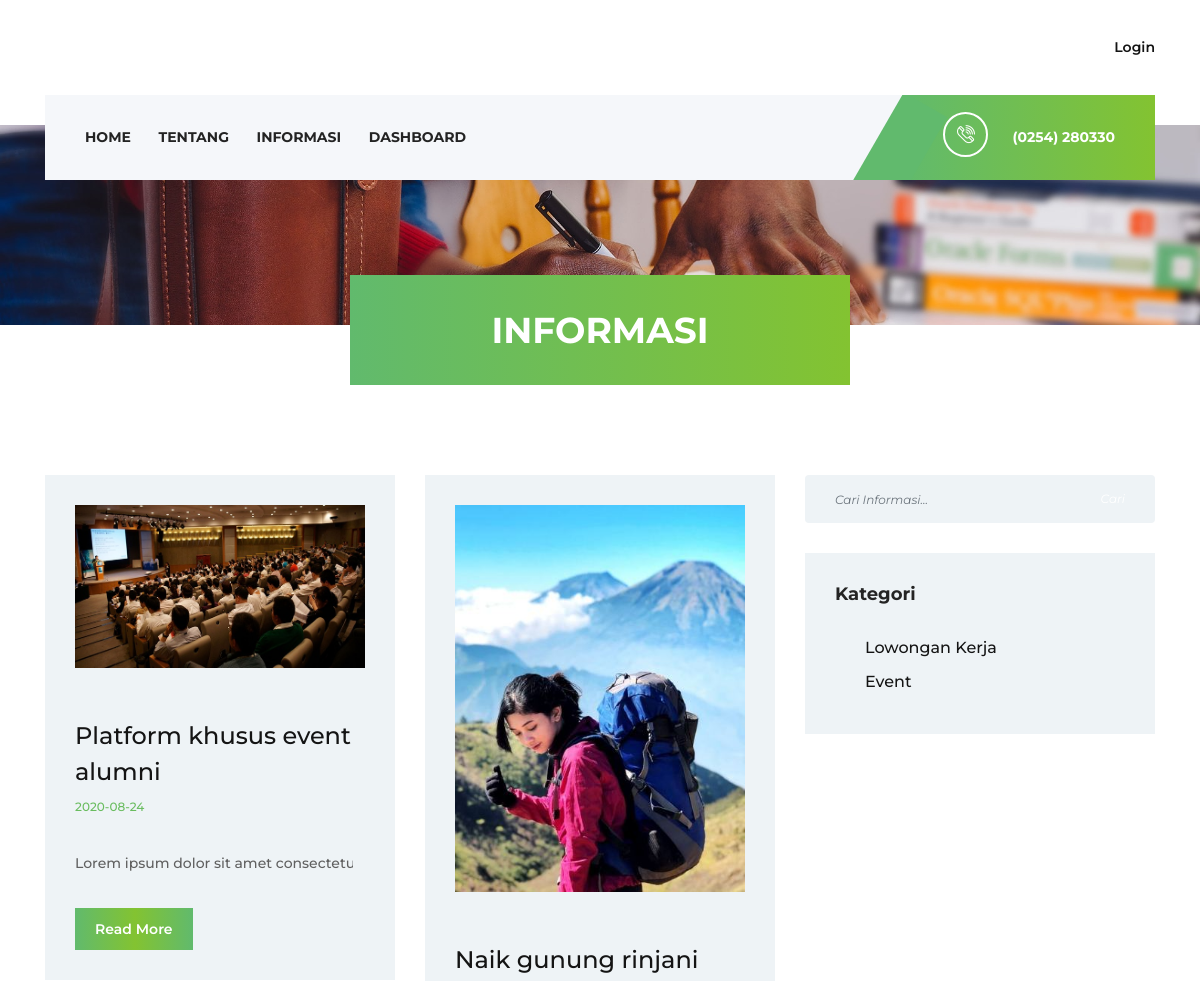
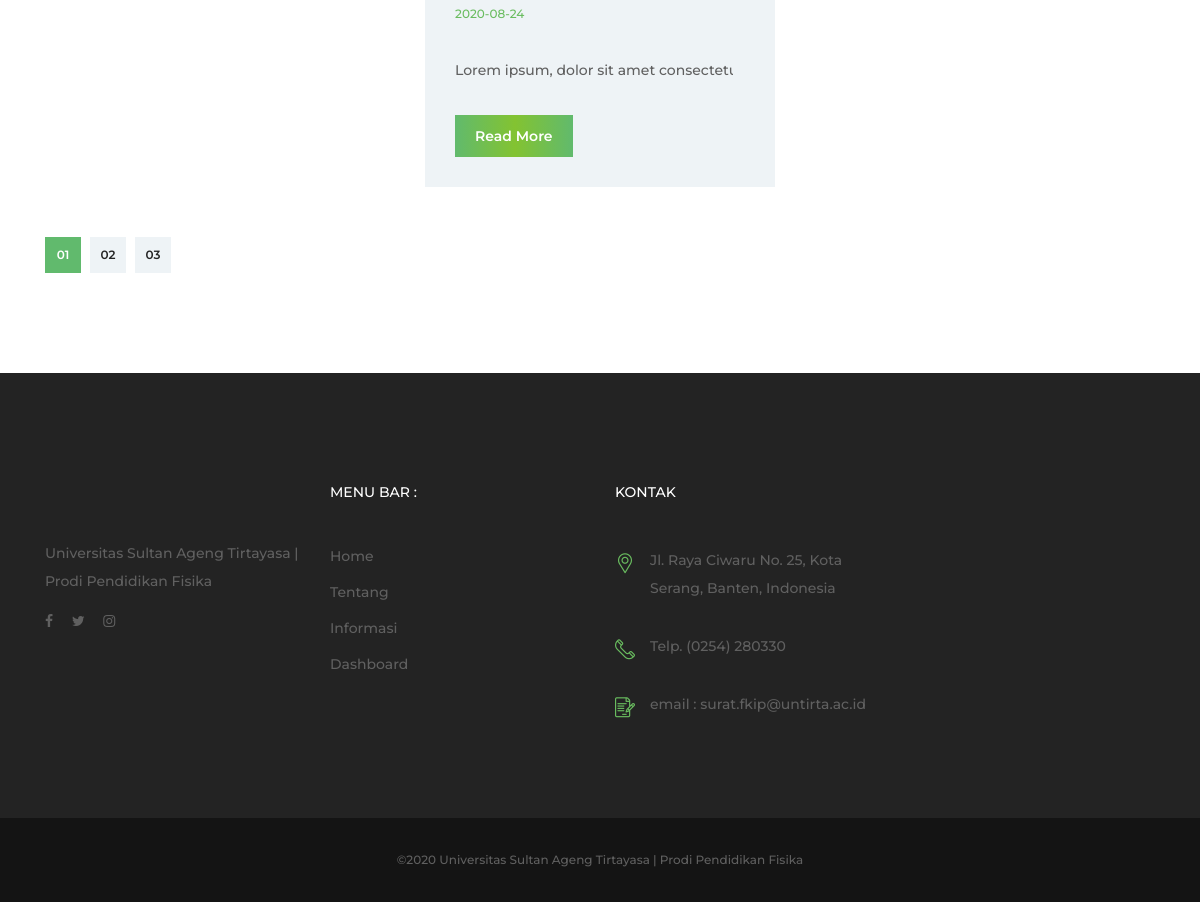
The page /index.php/home/search_event on the database its author committed (2 pictures, top to bottom).
### tables this page shows
CREATE TABLE `event` (
  `id_event` int(11) NOT NULL,
  `nama_event` varchar(125) NOT NULL,
  `judul_event` varchar(125) NOT NULL,
  `deskripsi` text NOT NULL,
  `foto` varchar(125) NOT NULL,
  `tanggal_posting` varchar(125) NOT NULL,
  `id_user` int(11) NOT NULL
);

### application/controllers/Home.php (called while the page is built, shortened)
<?php
class Home extends CI_Controller {
    public function __construct()
    {
        $this->load->model('Model_Home', 'home');
    }
    public function search_event()
    {
        if ($this->input->post('submit')) {
             $data['keyword'] = $this->input->post('keyword');
          } else {
             $data['keyword'] = null;
          }
          $data = [
            'judul' => 'Result search event',
            'event_result' => $this->home->search_event($data['keyword'])
          ];
          $this->load->view('templates/home/header_home', $data);
          $this->load->view('home/search_event', $data);
          $this->load->view('templates/home/footer_home');
    }
}

### index.php (called while the page is built, shortened)
<?php
require_once BASEPATH.'core/CodeIgniter.php';

### application/models/Model_Home.php (called while the page is built, shortened)
<?php
class Model_Home extends CI_Model {
    public function search_event($keyword = null)
    {
	      return $this->db->get('event')->result_array();
    }
}

### application/views/home/search_event.php (the view)
<div class="breadcumb-area bg-img" style="background-image: url(<?= base_url(); ?>assets/img/bg-img/breadcumb.jpg);">
        <div class="bradcumbContent">
            <h2>INFORMASI</h2>
        </div>
    </div>
    <div class="blog-area mt-50 section-padding-100">
        <div class="container">
            <div class="row">
                <div class="col-12 col-md-8">
                    <div class="academy-blog-posts">
                        <div class="row">
                        <?php foreach($event_result as $event): ?>
                            <div class="col-md-6">
                                <div class="single-blog-post mb-50 wow fadeInUp" data-wow-delay="300ms">
                                    <div class="blog-post-thumb mb-50">
                                        <img src="<?= base_url('assets/img/event/') . $event['foto'] ?>" alt="">
                                    </div>
                                    <a href="<?= base_url(); ?>" class="post-title"><?= $event['judul_event'] ?></a>
                                    <div class="post-meta">
                                        <p><?= $event['tanggal_posting'] ?></p>
                                    </div>
                                    <div class="row">
                                      <div class="col-11 text-truncate" >
                                       <p><?= $event['deskripsi'] ?></p>
                                      </div>
                                    </div>
                                    <a href="<?= base_url(); ?>home/blog" class="btn academy-btn btn-sm mt-15">Read More</a>
                                </div>
                            </div>
                        <?php endforeach; ?>
                        </div>
                    </div>
                    <div class="academy-pagination-area wow fadeInUp" data-wow-delay="400ms">
                        <nav>
                            <ul class="pagination">
                                <li class="page-item active"><a class="page-link" href="#">01</a></li>
                                <li class="page-item"><a class="page-link" href="#">02</a></li>
                                <li class="page-item"><a class="page-link" href="#">03</a></li>
                            </ul>
                        </nav>
                    </div>
                </div>
                <div class="col-12 col-md-4">
                    <div class="academy-blog-sidebar">
                        <div class="blog-post-search-widget mb-30">
                            <form action="<?= base_url('home/search_event') ?>" method="post">
                                <div class="input-group">
                                   <input type="text" name="keyword" class="form-control" placeholder="Cari Informasi..." autocomplete="off">
                                   <div class="input-group-append">
                                      <input class="btn btn-dark" type="submit" value="Cari" name="submit">
                                   </div>
                                </div>
                            </form>
                        </div>
                        <div class="blog-post-categories mb-30">
                            <h5>Kategori</h5>
                            <ul>
                                <li><a href="<?= base_url('home/informasi') ?>">Lowongan Kerja</a></li>
                                <li><a href="<?= base_url('home/event') ?>">Event</a></li>
                            </ul>
                        </div>
                    </div>
                </div>
            </div>
        </div>
    </div>

### assets/style.css (style rules this page uses)
* { margin: 0; padding: 0; }
body { font-family: "Montserrat", sans-serif; font-size: 14px; }
h1, h2, h3, h4, h5, h6 { color: #242424; line-height: 1.3; font-weight: 700; }
p { color: #606060; font-size: 14px; line-height: 2; font-weight: 500; }
a, a:hover, a:focus { -webkit-transition-duration: 500ms; transition-duration: 500ms; text-decoration: none; outline: 0 solid transparent; color: #141414; font-weight: 600; font-size: 14px; }
ul, ol { margin: 0; }
ul li, ol li { list-style: none; }
img { height: auto; max-width: 100%; }
.mt-15 { margin-top: 15px !important; }
.mt-50 { margin-top: 50px !important; }
.mb-30 { margin-bottom: 30px !important; }
.mb-50 { margin-bottom: 50px !important; }
.section-padding-100 { padding-top: 100px; padding-bottom: 100px; }
.bg-img { background-position: center center; background-size: cover; background-repeat: no-repeat; }
.academy-btn { display: inline-block; min-width: 160px; height: 65px; color: #ffffff; border: none; border-radius: 0; padding: 0 40px; font-size: 14px; line-height: 65px; -webkit-transition: all 500ms; transition: all 500ms; background: #61ba6d; background-image: -webkit-linear-gradient(left, #61ba6d 0%, #83c331 51%, #61ba6d 100%); background-image: linear-gradient(to right, #61ba6d 0%, #83c331 51%, #61ba6d 100%); font-weight: 600; }
.academy-btn.btn-sm { min-width: 110px; padding: 0 20px; height: 42px; line-height: 42px; }
.breadcumb-area { position: relative; z-index: 10; width: 100%; height: 200px; }
.breadcumb-area .bradcumbContent { width: 500px; height: 110px; background: #61ba6d; background: -webkit-linear-gradient(to right, #61ba6d, #83c331); background: linear-gradient(to right, #61ba6d, #83c331); position: absolute; bottom: -60px; -webkit-transform: translateX(-50%); transform: translateX(-50%); left: 50%; z-index: 30; }
.breadcumb-area .bradcumbContent h2 { text-align: center; line-height: 110px; font-size: 36px; color: #ffffff; }
.single-blog-post { background-color: #eef3f6; padding: 30px; }
.single-blog-post .post-title { font-size: 24px; display: block; font-weight: 500; margin-bottom: 5px; }
.single-blog-post .post-meta { margin-bottom: 30px; }
.single-blog-post .post-meta p { font-size: 12px; color: #69bc5f; margin-bottom: 0; }
.academy-pagination-area .pagination .page-item .page-link { width: 36px; height: 36px; background-color: #eef3f6; display: block; padding: 0; border: none; margin-right: 10px; color: #242424; font-size: 12px; font-weight: 600; text-align: center; line-height: 36px; }
.academy-pagination-area .pagination .page-item:first-child .page-link { margin-left: 0; border-top-left-radius: 0; border-bottom-left-radius: 0; }
.academy-pagination-area .pagination .page-item:last-child .page-link { border-top-right-radius: 0; border-bottom-right-radius: 0; }
.academy-pagination-area .pagination .page-item.active .page-link { background-color: #61ba6d; color: #ffffff; }
.blog-post-search-widget form { position: relative; z-index: 1; }
.blog-post-search-widget form input { width: 100%; height: 48px; border: none; background-color: #eef3f6; padding: 0 30px; font-size: 12px; font-style: italic; }
.blog-post-categories { background-color: #eef3f6; padding: 30px; }
.blog-post-categories h5 { font-size: 18px; margin-bottom: 30px; }
.blog-post-categories ul { padding-left: 30px; }
.blog-post-categories ul li a { font-size: 16px; font-weight: 500; margin-bottom: 10px; display: block; }

### rows shown on the page
event: foto (picture), judul_event "Platform khusus event alumni", tanggal_posting "2020-08-24", deskripsi "Lorem ipsum dolor sit amet consec…"
event: foto (picture), judul_event "Naik gunung rinjani", tanggal_posting "2020-08-24", deskripsi "Lorem ipsum, dolor sit amet conse…"
